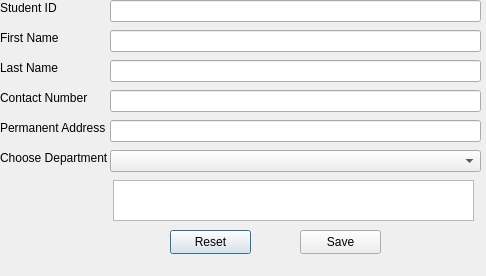
<?xml version="1.0" encoding="UTF-8"?>
<ui version="4.0">
 <class>RegisterStudent</class>
 <widget class="QDialog" name="RegisterStudent">
  <property name="geometry">
   <rect>
    <x>0</x>
    <y>0</y>
    <width>486</width>
    <height>276</height>
   </rect>
  </property>
  <property name="windowTitle">
   <string>Register Student</string>
  </property>
  <widget class="QLabel" name="label">
   <property name="geometry">
    <rect>
     <x>0</x>
     <y>0</y>
     <width>61</width>
     <height>16</height>
    </rect>
   </property>
   <property name="text">
    <string>Student ID</string>
   </property>
  </widget>
  <widget class="QLabel" name="label_2">
   <property name="geometry">
    <rect>
     <x>0</x>
     <y>30</y>
     <width>61</width>
     <height>16</height>
    </rect>
   </property>
   <property name="text">
    <string>First Name</string>
   </property>
  </widget>
  <widget class="QLabel" name="label_3">
   <property name="geometry">
    <rect>
     <x>0</x>
     <y>60</y>
     <width>61</width>
     <height>16</height>
    </rect>
   </property>
   <property name="text">
    <string>Last Name</string>
   </property>
  </widget>
  <widget class="QLabel" name="label_4">
   <property name="geometry">
    <rect>
     <x>0</x>
     <y>90</y>
     <width>101</width>
     <height>16</height>
    </rect>
   </property>
   <property name="text">
    <string>Contact Number</string>
   </property>
  </widget>
  <widget class="QLabel" name="label_5">
   <property name="geometry">
    <rect>
     <x>0</x>
     <y>120</y>
     <width>111</width>
     <height>16</height>
    </rect>
   </property>
   <property name="text">
    <string>Permanent Address</string>
   </property>
  </widget>
  <widget class="QLineEdit" name="txtStudentId">
   <property name="geometry">
    <rect>
     <x>110</x>
     <y>0</y>
     <width>371</width>
     <height>22</height>
    </rect>
   </property>
  </widget>
  <widget class="QLineEdit" name="txtFirstName">
   <property name="geometry">
    <rect>
     <x>110</x>
     <y>30</y>
     <width>371</width>
     <height>22</height>
    </rect>
   </property>
  </widget>
  <widget class="QLineEdit" name="txtLastName">
   <property name="geometry">
    <rect>
     <x>110</x>
     <y>60</y>
     <width>371</width>
     <height>22</height>
    </rect>
   </property>
  </widget>
  <widget class="QLineEdit" name="txtContactNo">
   <property name="geometry">
    <rect>
     <x>110</x>
     <y>90</y>
     <width>371</width>
     <height>22</height>
    </rect>
   </property>
  </widget>
  <widget class="QLineEdit" name="txtPermanentAddress">
   <property name="geometry">
    <rect>
     <x>110</x>
     <y>120</y>
     <width>371</width>
     <height>22</height>
    </rect>
   </property>
  </widget>
  <widget class="QLabel" name="label_6">
   <property name="geometry">
    <rect>
     <x>0</x>
     <y>150</y>
     <width>111</width>
     <height>16</height>
    </rect>
   </property>
   <property name="text">
    <string>Choose Department</string>
   </property>
  </widget>
  <widget class="QComboBox" name="cmbChooseDepartment">
   <property name="geometry">
    <rect>
     <x>110</x>
     <y>150</y>
     <width>371</width>
     <height>22</height>
    </rect>
   </property>
  </widget>
  <widget class="QTextEdit" name="txtDepartmentDescription">
   <property name="geometry">
    <rect>
     <x>113</x>
     <y>180</y>
     <width>361</width>
     <height>41</height>
    </rect>
   </property>
  </widget>
  <widget class="QPushButton" name="btnReset">
   <property name="geometry">
    <rect>
     <x>170</x>
     <y>230</y>
     <width>81</width>
     <height>24</height>
    </rect>
   </property>
   <property name="text">
    <string>Reset</string>
   </property>
  </widget>
  <widget class="QPushButton" name="btnSave">
   <property name="geometry">
    <rect>
     <x>300</x>
     <y>230</y>
     <width>81</width>
     <height>24</height>
    </rect>
   </property>
   <property name="text">
    <string>Save</string>
   </property>
  </widget>
 </widget>
 <resources/>
 <connections/>
</ui>
